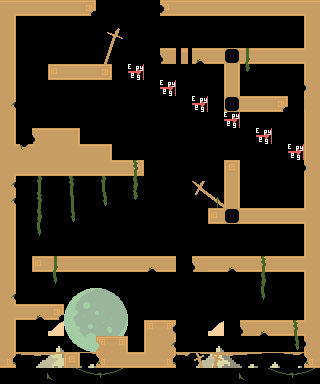

A level layout from a 2D game, rendered from its tile map. Below: a short description, then the map file with tile-grid data replaced by summaries:
An orthogonal 20x24 tile map with 16x16 px tiles, 9 tile layers (FarBGLayer, MidBGLayer, NearBGLayer, LowDoodadLayer, ...).

<map version="1.10" tiledversion="1.10.2" orientation="orthogonal" renderorder="right-down" width="20" height="24" tilewidth="16" tileheight="16" infinite="0" nextlayerid="18" nextobjectid="1">
 <tileset firstgid="1" source="Desert_Ruins_Tileset_Day.tsx" />
 <layer id="16" name="FarBGLayer" width="20" height="24">
  <data>[480 cells, 480 non-empty, 17 distinct tile ids]</data>
 </layer>
 <layer id="15" name="MidBGLayer" width="20" height="24">
  <data>[480 cells, 480 non-empty, 16 distinct tile ids]</data>
 </layer>
 <layer id="14" name="NearBGLayer" width="20" height="24">
  <data>[480 cells, 480 non-empty, 13 distinct tile ids]</data>
 </layer>
 <layer id="17" name="LowDoodadLayer" width="20" height="24">
  <data>[480 cells, 480 non-empty, 14 distinct tile ids]</data>
 </layer>
 <layer id="1" name="ObstacleLayer" width="20" height="24">
  <data>[480 cells, 480 non-empty, 48 distinct tile ids]</data>
 </layer>
 <layer id="11" name="RopeLayer" width="20" height="24">
  <data>[480 cells, 480 non-empty, 9 distinct tile ids]</data>
 </layer>
 <layer id="12" name="ZiplineLayer" width="20" height="24">
  <data>[480 cells, 480 non-empty, 3 distinct tile ids]</data>
 </layer>
 <layer id="13" name="TrampolineLayer" width="20" height="24">
  <data>[480 cells, 480 non-empty, 2 distinct tile ids]</data>
 </layer>
 <layer id="6" name="HighDoodadLayer" width="20" height="24">
  <data>[480 cells, 480 non-empty, 1 distinct tile ids]</data>
 </layer>
</map>
